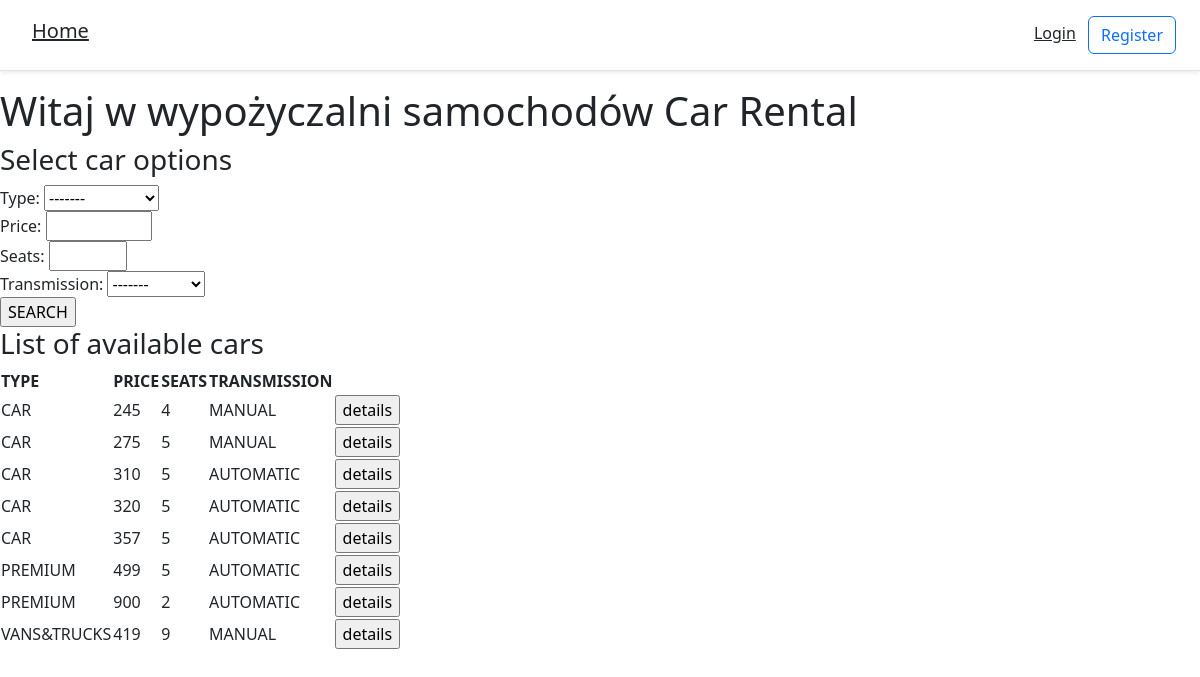
The page /auta/ on the database its author committed.
### rezerwacje/models.py (models this page shows, shortened)
class Auto(models.Model):
    TRANSMISSION_CHOICES = [("AUTOMATIC", "automatic"), ("MANUAL", "manual"), ("BOTH", "both")]
    TYPE_CHOICES = [("CAR", "car"), ("VANS&TRUCKS", "vans&trucks"), ("PREMIUM", "premium")]
    seats = models.PositiveSmallIntegerField()
    price = models.PositiveSmallIntegerField()
    brand = models.CharField(max_length=25)
    transmission = models.CharField(max_length=16, choices=TRANSMISSION_CHOICES, default="BOTH")
    type = models.CharField(max_length=16, choices=TYPE_CHOICES, default="CAR")

### rezerwacje/views.py (the view, shortened to what this page needs)
# urls.py: path('', AutoListView.as_view(), name="index"),
class AutoListView(ListView):
    model = Auto
    template_name = "index.html"
    queryset = Auto.objects.all()
    context_object_name = "object_list"
    def get_queryset(self):
        return self.queryset.filter(rezerwacja=None)
    def get_context_data(self, **kwargs):
        context = super(AutoListView, self).get_context_data(**kwargs)
        context["form"] = AutoForm(self.request.POST or None)
        return context

### rezerwacje/forms.py
class AutoForm(forms.ModelForm):
    type = forms.ChoiceField(choices=TYPE_FORM_CHOICES, required=False)
    price = forms.IntegerField(min_value=200, max_value=1000, required=False)
    seats = forms.IntegerField(min_value=2, max_value=9, required=False)
    transmission = forms.ChoiceField(choices=TRANSMISSION_FORM_CHOICES, required=False)
    class Meta:
        model = Auto
        fields = ["type", "price", "seats", "transmission"]

### rezerwacje/templates/index.html (shortened to what this page needs)
<!DOCTYPE html>
{% load static %}
<html lang="en">
<head>
    <link rel="stylesheet" href="{% static 'bootstrap/css/bootstrap.min.css' %}">
</head>
<body>
{% load bootstrap5 %}
{% include 'header.html' %}
<h1>Witaj w wypożyczalni samochodów Car Rental</h1>
<h3>Select car options</h3>
<form action="{% url 'index' %}" method="POST">
    {% for field in form %}
        <div class="fieldWrapper">
            {{ field.label_tag }} {{ field }}
        </div>
    {% endfor %}
    <input type="submit" value="SEARCH">
</form>
<h3>List of available cars</h3>
<table>
    <tr>
        <th>TYPE</th>
        <th>PRICE</th>
        <th>SEATS</th>
        <th>TRANSMISSION</th>
        <th></th>
    </tr>
{% for auto in object_list %}
    <tr>
        <td>{{ auto.type }}</td>
        <td>{{ auto.price }}</td>
        <td>{{ auto.seats }}</td>
        <td>{{ auto.transmission }}</td>
        <td>
            <form action="{% url 'details' auto.id %}">
                <input type="submit" value="details">
            </form>
        </td>
    </tr>
{% endfor %}
</table>
</body>
</html>

### rezerwacje/templates/header.html
{% load static %}
<div class="d-flex flex-column flex-lg-row p-3 px-md-4 mb-3 bg-white border-bottom shadow-sm">
	<div class="d-none d-md-flex flex-row my-auto flex-grow-1 align-items-center">
		<h5 class="mr-3 font-weight-normal justify-content-start">
			<a class="p-2 text-dark" href="http://127.0.0.1:8000/auta/">Home</a>
		</h5>
		<div class="d-flex flex-row-reverse flex-grow-1">
			<nav class="">
				{% if request.user.is_authenticated %}
					<a class="p-2 text-dark" href="{% url 'logout' %}">Logout</a>
				{% else %}
					<a class="p-2 text-dark" href="{% url 'login' %}">Login</a>
					<a class="btn btn-outline-primary" href="{% url 'register' %}">Register</a>
				{% endif %}
			</nav>
		</div>
	</div>
</div>

### rows shown on the page
Auto: type "CAR", price "245", seats "4", transmission "MANUAL"
Auto: type "CAR", price "275", seats "5", transmission "MANUAL"
Auto: type "CAR", price "310", seats "5", transmission "AUTOMATIC"
Auto: type "CAR", price "320", seats "5", transmission "AUTOMATIC"
Auto: type "CAR", price "357", seats "5", transmission "AUTOMATIC"
Auto: type "PREMIUM", price "499", seats "5", transmission "AUTOMATIC"
Auto: type "PREMIUM", price "900", seats "2", transmission "AUTOMATIC"
Auto: type "VANS&TRUCKS", price "419", seats "9", transmission "MANUAL"

### other values the page prints
{{ field.label_tag }} "Type:" "Price:" "Seats:" "Transmission:"
